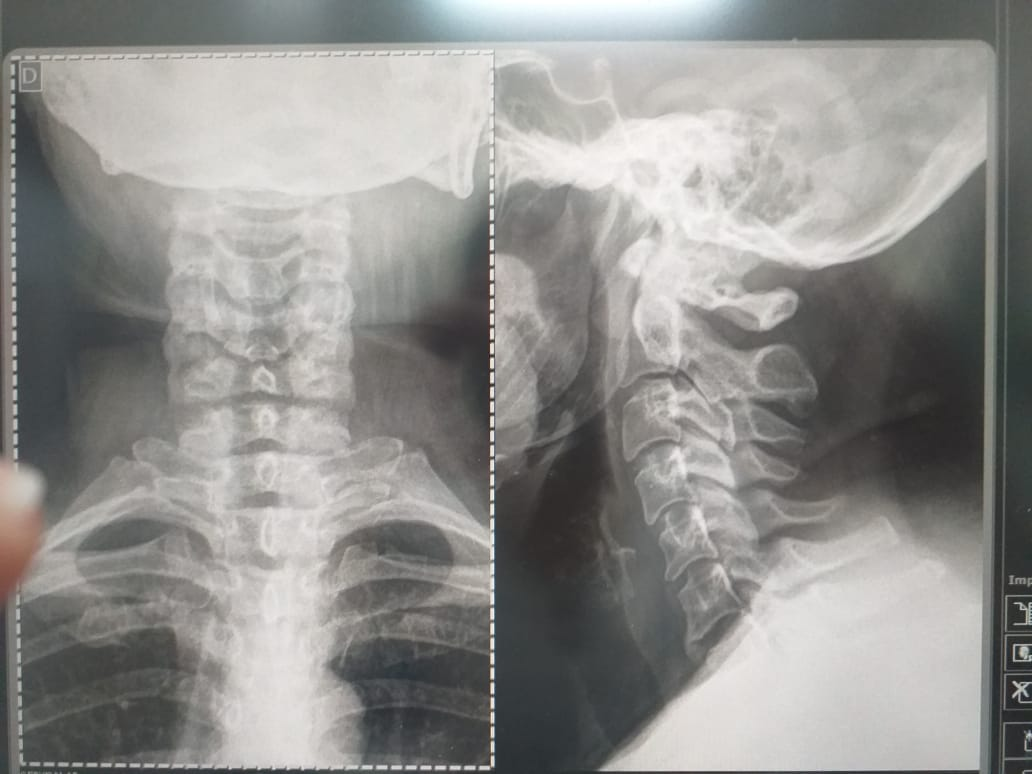
//> input picture other-files/WhatsApp Image 2019-06-08 at 17.29.01.jpeg, 1032 x 774 px
$ ./peixe 'WhatsApp Image 2019-06-08 at 17.29.01.jpeg'   (built with g++ and OpenCV 4)
//> lines starting //> are read from the running program, lines starting //| are printed output that depends on the picture; after the words box and inside, x2 and y2 are one past the last pixel; in counts of white or black regions, pixels touching at a corner belong together
#include "opencv2/highgui/highgui.hpp"
#include "opencv2/imgproc/imgproc.hpp"
#include <iostream>
#include <stdio.h>
#include <stdlib.h>

using namespace cv;
using namespace std;

Mat src; Mat src_gray;
int thresh = 100;
int max_thresh = 255;
RNG rng(12345);

/// Function header
void thresh_callback(int, void* );

/** @function main */
int main( int argc, char** argv )
{
  /// Load source image and convert it to gray
  src = imread( argv[1], 1 );
//> src is the input picture: 774 rows x 1032 cols, CV_8UC3; mean B, G, R 141.3, 143.8, 144.5

  /// Convert image to gray and blur it
  cvtColor( src, src_gray, CV_BGR2GRAY );
  blur( src_gray, src_gray, Size(3,3) );

  /// Create Window
  char* source_window = "Source";
  namedWindow( source_window, CV_WINDOW_AUTOSIZE );
  imshow( source_window, src );

  createTrackbar( " Canny thresh:", "Source", &thresh, max_thresh, thresh_callback );
  thresh_callback( 0, 0 );

  waitKey(0);
  return(0);
}

/** @function thresh_callback */
void thresh_callback(int, void* )
{
  Mat canny_output;
  vector<vector<Point> > contours;
  vector<Vec4i> hierarchy;

  /// Detect edges using canny
  Canny( src_gray, canny_output, thresh, thresh*2, 3 );
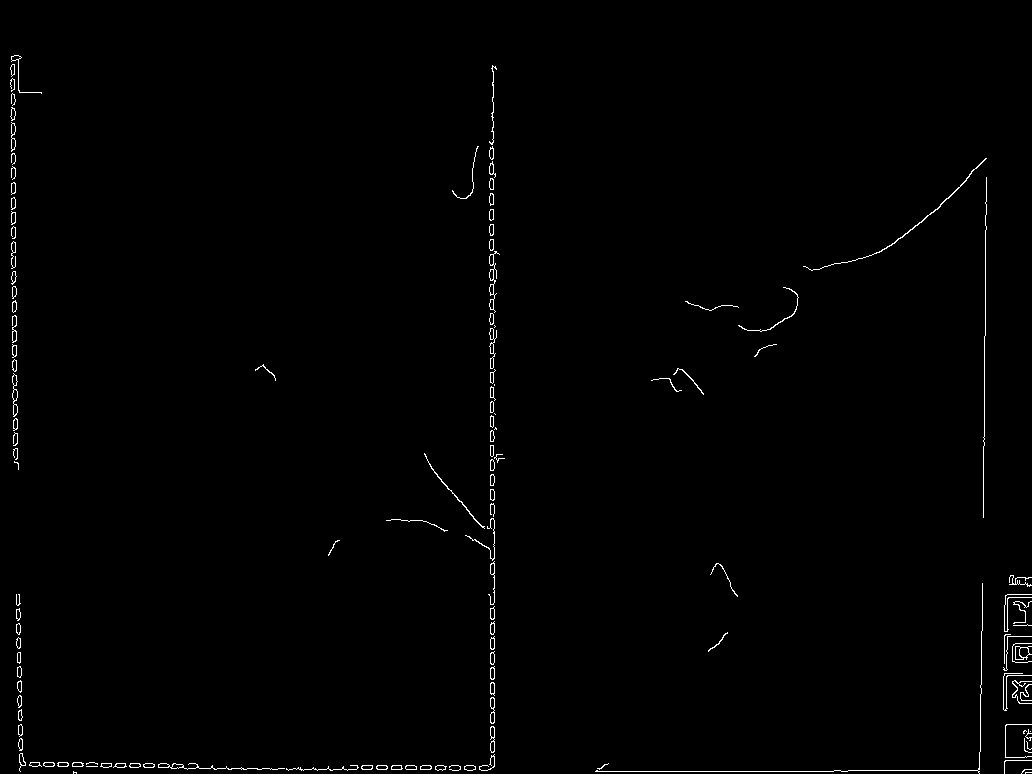
//> canny_output: 774 rows x 1032 cols, CV_8UC1; 0.8% white in thin lines or dots
  /// Find contours
  findContours( canny_output, contours, hierarchy, CV_RETR_TREE, CV_CHAIN_APPROX_SIMPLE, Point(0, 0) );
//> contours = 215 contours, 53 with area under 20; largest, box (x1, y1, x2, y2) and area: (489, 251, 500, 313) 152, (1015, 646, 1032, 660) 150, (12, 373, 18, 417) 124, (489, 328, 497, 369) 98, (158, 763, 285, 770) 93

  /// Draw contours
  Mat drawing = Mat::zeros( canny_output.size(), CV_8UC3 );
  for( int i = 0; i< contours.size(); i++ )
     {
       Scalar color = Scalar( rng.uniform(0, 255), rng.uniform(0,255), rng.uniform(0,255) );
       drawContours( drawing, contours, i, color, 2, 8, hierarchy, 0, Point() );
     }
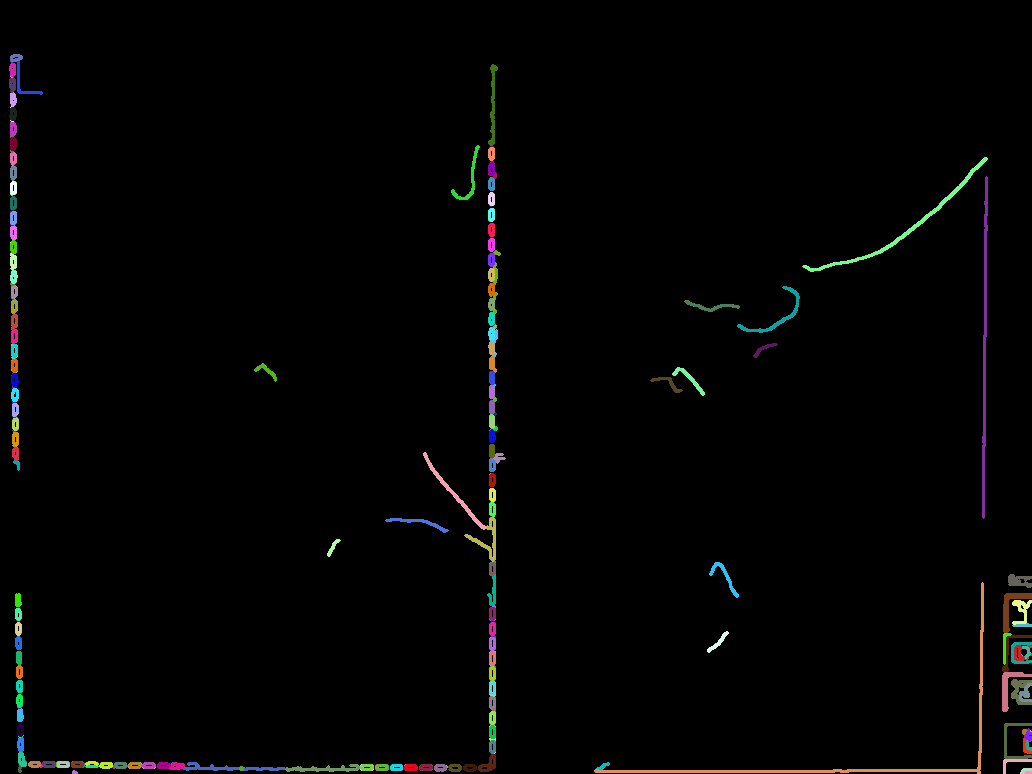
//> drawing: 774 rows x 1032 cols, CV_8UC3; mean B, G, R 3, 3.3, 3.2

  /// Show in a window
  namedWindow( "Contours", CV_WINDOW_AUTOSIZE );
  imshow( "Contours", drawing );
}

$ run again, on other-files/spinal-muscular-atrophy-sma-type-ii-with-scoliosis (1).jpg
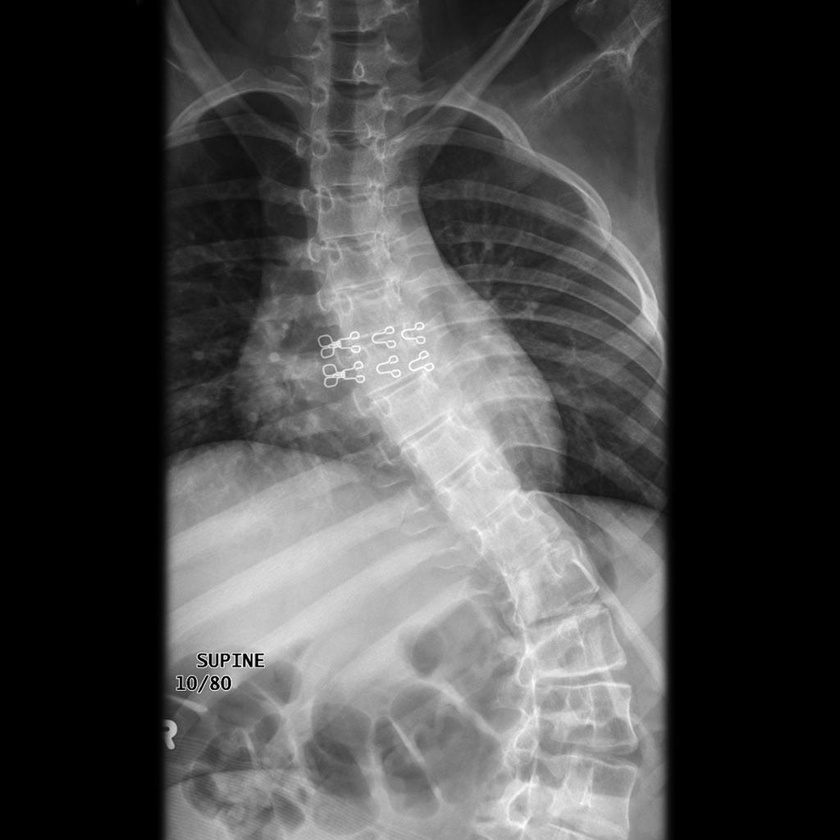
//> input picture other-files/spinal-muscular-atrophy-sma-type-ii-with-scoliosis (1).jpg, 840 x 840 px, shrunk from 1024 x 1024 before the run
//> src is the input picture: 840 rows x 840 cols, CV_8UC3; min 0, max 255, mean 71.6
//> in thresh_callback, `Canny( src_gray, canny_output, thresh, thresh*2, 3 );`:
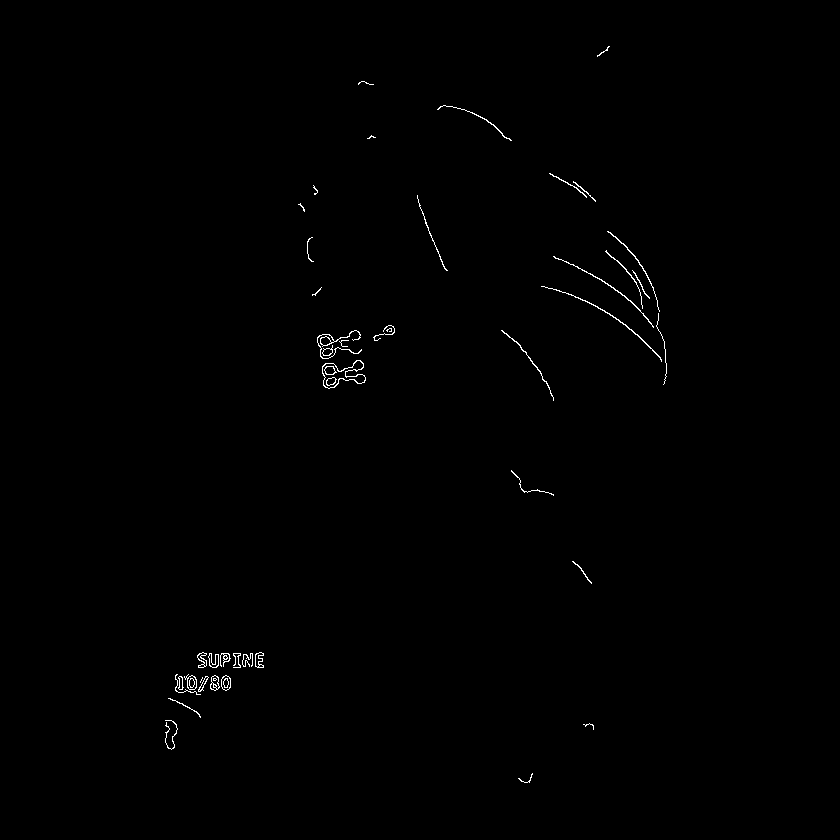
//> canny_output: 840 rows x 840 cols, CV_8UC1; 0.4% white in thin lines or dots, all inside (x1, y1, x2, y2) = (165, 46, 667, 783)
//> contours = 71 contours, 31 with area under 20; largest, box (x1, y1, x2, y2) and area: (322, 360, 366, 389) 622, (322, 360, 366, 389) 580, (221, 675, 231, 691) 111, (184, 674, 197, 690) 110, (221, 675, 231, 691) 108
//> the loop in thresh_callback, `for( int i = 0; i< contours.size(); i++ )` made 71 passes
